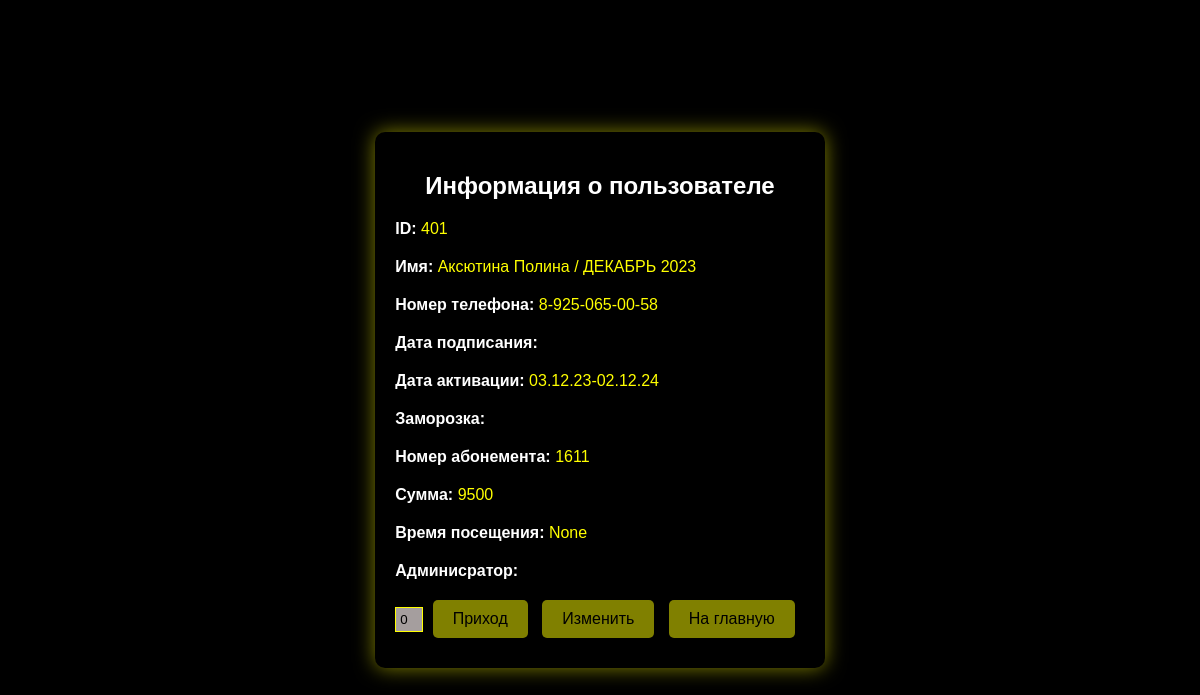
The page /client?table_id=401 on the database its author committed.
### main.py (models this page shows, shortened)
class Clients(db.Model):
    id = db.Column(db.Integer, primary_key=True)
    name = db.Column(db.String(100))
    phone_number = db.Column(db.String(80))
    date_signing = db.Column(db.String(100))
    activate_date = db.Column(db.String(100))
    freezing = db.Column(db.String(100))
    subscription_number = db.Column(db.String(100))
    summa = db.Column(db.String(100))
    time = db.Column(db.String(100))
    admin = db.Column(db.String(100))

### main.py (the view, shortened to what this page needs)
@app.route('/client', methods=['GET'])
def client():
    arrival = request.args.get('arrival')
    if arrival == 'success':
        arrival = 'true'
    else:
        arrival = 'false'
    client_subscription_number = str(request.args.get('id'))
    if request.args.get('table_id'):
        client = Clients.query.filter_by(id=request.args.get('table_id')).all()
    else:
        client = Clients.query.filter_by(subscription_number=client_subscription_number).all()
    if client:
        if len(client) == 1:
            client = client[0]
            data = {
                'id': client.id,
                'name': client.name,
                'phone_number': client.phone_number,
                'date_signing': client.date_signing,
                'activate_date': client.activate_date,
                'freezing': client.freezing,
                'subscription_number': client.subscription_number,
                'summa': client.summa,
                'time': client.time,
                'admin': client.admin
            }
            return render_template('client.html', data=data, arrival=arrival)
    else:
        return render_template('no-user.html')

### templates/client.html (shortened to what this page needs)
<!DOCTYPE html>
<html lang="en">
<head>
  <link rel="stylesheet" href="{{ url_for('static', filename='css/client.css') }}">
</head>
<body>
  <div class="container">
    <h2 style="text-align: center;">Информация о пользователе</h2>
    <div class="info-item">
      <label>ID:</label>
      <span>{{data.id}}</span>
    </div>
    <div class="info-item">
      <label>Имя:</label>
      <span>{{data.name}}</span>
    </div>
    <div class="info-item">
      <label>Номер телефона:</label>
      <span>{{data.phone_number}}</span>
    </div>
    <div class="info-item">
      <label>Дата подписания:</label>
    </div>
    <div class="info-item">
      <label>Дата активации:</label>
      <span>{{data.activate_date}}</span>
    </div>
    <div class="info-item">
      <label>Заморозка:</label>
    </div>
    <div class="info-item">
      <label>Номер абонемента:</label>
      <span>{{data.subscription_number}}</span>
    </div>
    <div class="info-item">
      <label>Сумма:</label>
      <span>{{data.summa}}</span>
    </div>
    <div class="info-item">
      <label>Время посещения:</label>
      <span>{{data.time}}</span>
    </div>
    <div class="info-item">
      <label>Админисратор:</label>
    </div>
    <form action="/process" method="post" style="text-align: center;">
      <input name='locker' style="width: 18px" value='0' type="text">
      <button class="button" type="submit" name="action" value="arrival">Приход</button>
      <button class="button" type="submit" name="action" value="edit">Изменить</button>
      <button class="button" type="submit" name="action" value="back">На главную</button>
    </form>
  </div>
</body>
</html>

### static/css/client.css (style rules this page uses)
body { background-color: #000; color: #fff; font-family: Arial, sans-serif; display: flex; justify-content: center; align-items: center; height: 100vh; margin: 0; }
.container { max-width: 700px; padding: 20px; background-color: #000; border-radius: 10px; box-shadow: 0 0 20px rgba(255, 255, 0, 0.5); height: auto; max-height: 500px; margin: auto; padding-bottom: 30px; }
.info-item { margin-bottom: 20px; }
.info-item label { font-weight: bold; }
.info-item span { color: #ff0; }
button { background-color: rgba(255, 255, 0, 0.5); color: #000; border: none; padding: 10px 20px; font-size: 16px; border-radius: 5px; cursor: pointer; margin-right: 10px; transition: background-color 0.3s, transform 0.3s ; }
input[name='locker'] { width: 18px; margin-right:5px; background-color: #a59e9e; color: #000; border: 1px solid #ff0; padding: 4px; }

### rows shown on the page
Clients: id "401", name "Аксютина Полина / ДЕКАБРЬ 2023", phone_number "8-925-065-00-58", activate_date "03.12.23-02.12.24", subscription_number "1611", summa "9500", time "None"
